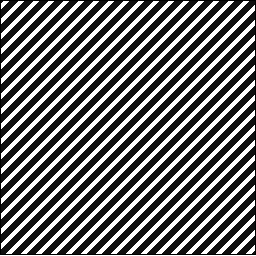
#> input picture proj3/stp1.gif, 256 x 256 px
$ python proj3_multiplication.py
#> lines starting #> are read from the running program, lines starting #| are printed output that depends on the picture
#!/usr/bin/env python3
# -*- coding: utf-8 -*-
"""
Created on Tue Feb 19 14:11:00 2019

Distributive over multiplication
"""
import numpy as np
import cv2
from matplotlib import pyplot as plt
import PIL.Image

def fourierTrans(img):
    imF = np.float32(img)
    dft = cv2.dft(imF,flags = cv2.DFT_COMPLEX_OUTPUT)
    dft_shift = np.fft.fftshift(dft)
    magnitude_spectrum = 20*np.log(cv2.magnitude(dft_shift[:,:,0],dft_shift[:,:,1]))
    return magnitude_spectrum

im1 = PIL.Image.open('stp1.gif')
#> im1 is the input picture: PIL image 256x256 P; min 0, max 255, mean 110.4
im1.save('stp1Con.png', 'png')
img1 = cv2.imread('stp1Con.png',0)
#> img1: shape (256, 256); min 0, max 255, mean 110.4
im2 = PIL.Image.open('stp2.gif')
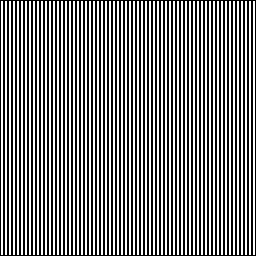
#> input picture proj3/stp2.gif, 256 x 256 px
#> im2 is the input picture: PIL image 256x256 P; min 0, max 255, mean 127
im2.save('stp2Con.png', 'png')
img2 = cv2.imread('stp2Con.png',0)
#> img2: shape (256, 256); min 0, max 255, mean 127
multi = img1 * img2
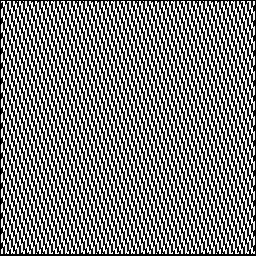
#> multi: shape (256, 256); min 0, max 255, mean 125.6
magMulti1 = fourierTrans(multi)
#> in fourierTrans, `magnitude_spectrum = 20*np.log(cv2.magnitude(dft_shift[:,:,0],dft_shif..`:
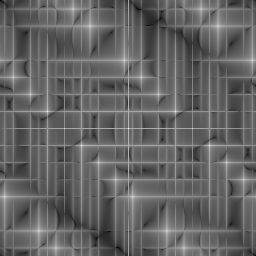
#> magnitude_spectrum: shape (256, 256) float32; 0% of the values are NaN or infinite; the others: min 11.72, max 318.5, mean 132.2; drawn with min black, max white, NaN and infinite black

mag1 = fourierTrans(img1)
#> in fourierTrans (call 2), `magnitude_spectrum = 20*np.log(cv2.magnitude(dft_shift[:,:,0],dft_shif..`:
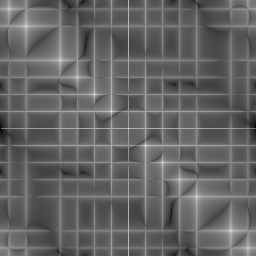
#> magnitude_spectrum: shape (256, 256) float32; 0% of the values are NaN or infinite; the others: min 3.29, max 315.9, mean 125.8; drawn with min black, max white, NaN and infinite black
mag2 = fourierTrans(img2)
#> in fourierTrans (call 3), `magnitude_spectrum = 20*np.log(cv2.magnitude(dft_shift[:,:,0],dft_shif..`:
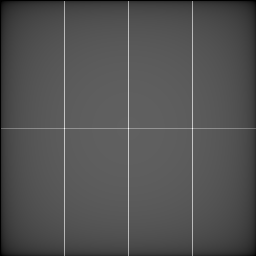
#> magnitude_spectrum: shape (256, 256) float32; 0.78% of the values are NaN or infinite; the others: min -148.3, max 318.7, mean 3.53; drawn with min black, max white, NaN and infinite black
magMulti2 = mag1 * mag2
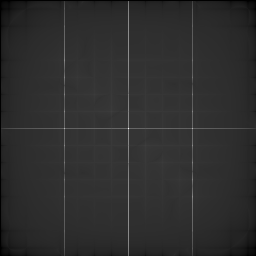
#> magMulti2: shape (256, 256) float32; 0.78% of the values are NaN or infinite; the others: min -21700.9, max 100672, mean 576.3; drawn with min black, max white, NaN and infinite black

plt.subplot(231),plt.imshow(img1),plt.title('stp1')
plt.xticks([]), plt.yticks([])
plt.subplot(232),plt.imshow(img2),plt.title('stp2')
plt.xticks([]), plt.yticks([])
plt.subplot(233),plt.imshow(magMulti1),plt.title('Mutiplication First')
plt.xticks([]), plt.yticks([])

plt.subplot(234),plt.imshow(mag1),plt.title('Spectrum of stp1')
plt.xticks([]), plt.yticks([])
plt.subplot(235),plt.imshow(mag2),plt.title('Spectrum of stp2')
plt.xticks([]), plt.yticks([])
plt.subplot(236),plt.imshow(magMulti2),plt.title('Fourier Transform First')
plt.xticks([]), plt.yticks([])

plt.show()
